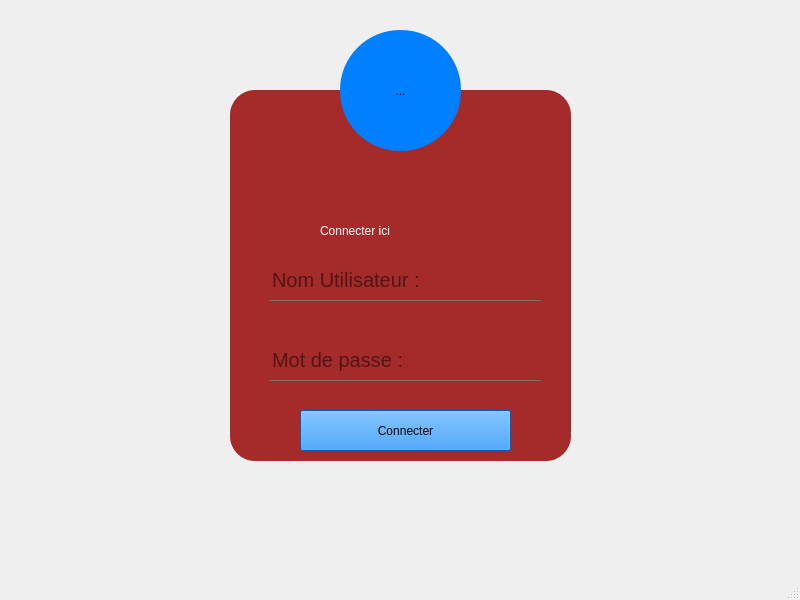
<?xml version="1.0" encoding="UTF-8"?>
<ui version="4.0">
 <class>MainWindow</class>
 <widget class="QMainWindow" name="MainWindow">
  <property name="geometry">
   <rect>
    <x>0</x>
    <y>0</y>
    <width>800</width>
    <height>600</height>
   </rect>
  </property>
  <property name="windowTitle">
   <string>MainWindow</string>
  </property>
  <widget class="QWidget" name="centralwidget">
   <widget class="QToolButton" name="toolButton_3">
    <property name="geometry">
     <rect>
      <x>340</x>
      <y>30</y>
      <width>121</width>
      <height>121</height>
     </rect>
    </property>
    <property name="styleSheet">
     <string notr="true">QToolButton
{
border-radius:60px;
background-color:#0080FE;
}</string>
    </property>
    <property name="text">
     <string>...</string>
    </property>
    <property name="icon">
     <iconset>
      <normaloff>D:/Projet_smartTransport/loginc.png</normaloff>D:/Projet_smartTransport/loginc.png</iconset>
    </property>
   </widget>
   <widget class="QFrame" name="frame_12">
    <property name="geometry">
     <rect>
      <x>230</x>
      <y>90</y>
      <width>341</width>
      <height>371</height>
     </rect>
    </property>
    <property name="styleSheet">
     <string notr="true">QFrame
{
 background:brown;
border-radius:25px;
}
</string>
    </property>
    <property name="frameShape">
     <enum>QFrame::StyledPanel</enum>
    </property>
    <property name="frameShadow">
     <enum>QFrame::Raised</enum>
    </property>
    <widget class="QLineEdit" name="username">
     <property name="geometry">
      <rect>
       <x>40</x>
       <y>170</y>
       <width>271</width>
       <height>41</height>
      </rect>
     </property>
     <property name="styleSheet">
      <string notr="true">QLineEdit
{
background:transparent;
border:none;
color:#717072;
border-bottom:1px solid #717072;
font-size:20px;
color:black;
}</string>
     </property>
     <property name="text">
      <string/>
     </property>
     <property name="placeholderText">
      <string>Nom Utilisateur :</string>
     </property>
    </widget>
    <widget class="QLineEdit" name="password">
     <property name="geometry">
      <rect>
       <x>40</x>
       <y>250</y>
       <width>271</width>
       <height>41</height>
      </rect>
     </property>
     <property name="styleSheet">
      <string notr="true">QLineEdit
{
background:transparent;
border:none;
color:#717072;
border-bottom:1px solid #717072;
font-size:20px;
color:black;
}</string>
     </property>
     <property name="text">
      <string/>
     </property>
     <property name="echoMode">
      <enum>QLineEdit::Password</enum>
     </property>
     <property name="placeholderText">
      <string>Mot de passe :</string>
     </property>
    </widget>
    <widget class="QPushButton" name="seconnecter">
     <property name="geometry">
      <rect>
       <x>70</x>
       <y>320</y>
       <width>211</width>
       <height>41</height>
      </rect>
     </property>
     <property name="styleSheet">
      <string notr="true">QPushButton
{
 background-color:#0080FE;
}

QPushButton:hover
{
color:white;
border-radius:15px;
background:#000080;
}</string>
     </property>
     <property name="text">
      <string>Connecter</string>
     </property>
    </widget>
    <widget class="QLabel" name="label_35">
     <property name="geometry">
      <rect>
       <x>90</x>
       <y>110</y>
       <width>161</width>
       <height>61</height>
      </rect>
     </property>
     <property name="styleSheet">
      <string notr="true">font: 17pt &quot;MS Gothic&quot;;
color:white;
</string>
     </property>
     <property name="text">
      <string>Connecter ici</string>
     </property>
    </widget>
   </widget>
   <zorder>frame_12</zorder>
   <zorder>toolButton_3</zorder>
  </widget>
  <widget class="QMenuBar" name="menubar">
   <property name="geometry">
    <rect>
     <x>0</x>
     <y>0</y>
     <width>800</width>
     <height>21</height>
    </rect>
   </property>
  </widget>
  <widget class="QStatusBar" name="statusbar"/>
 </widget>
 <resources/>
 <connections/>
</ui>
